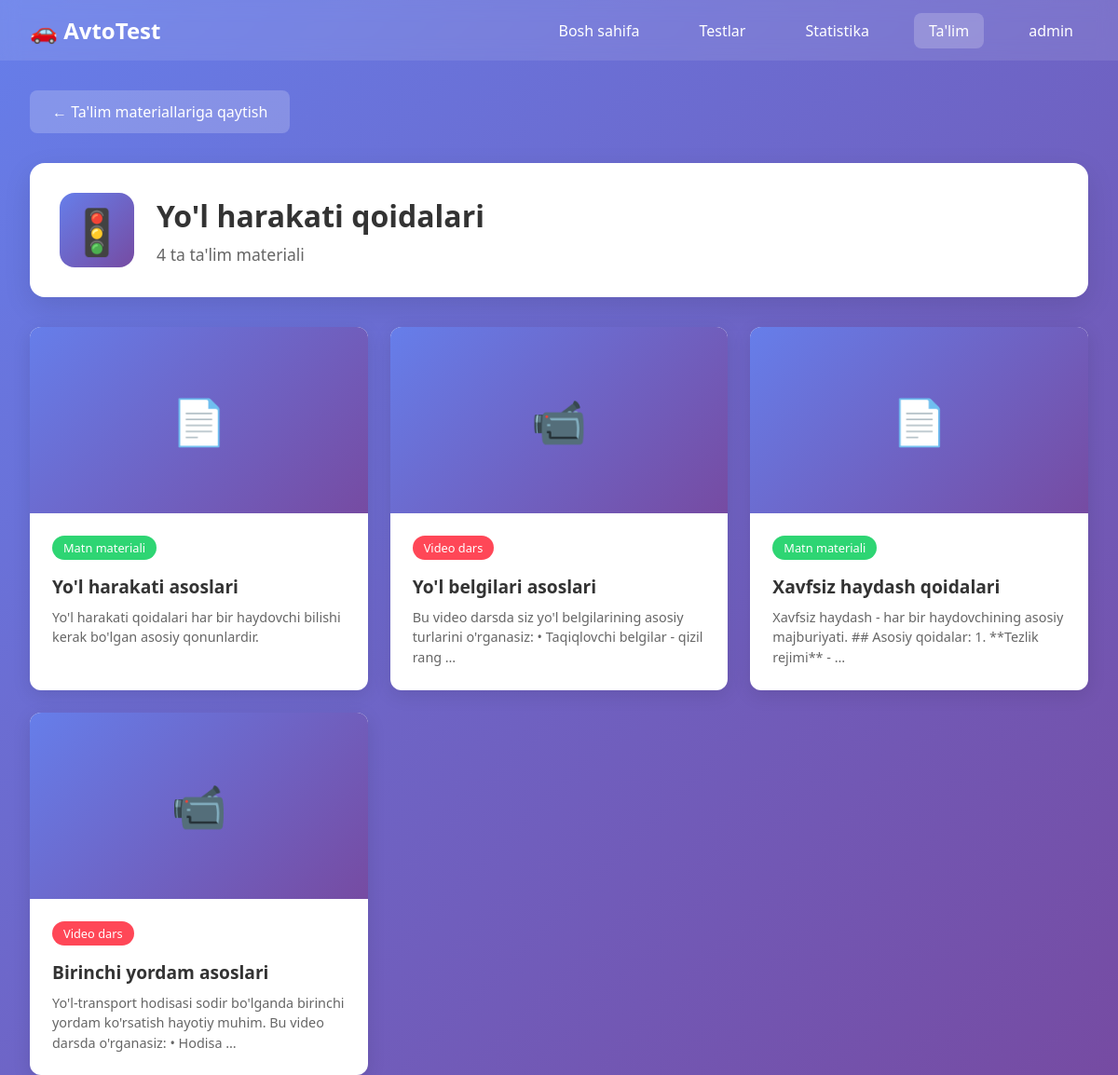
Page /quiz/education/1/ (signed in) on the committed database.
### account/models.py (models this page shows, shortened)
class CustomUser(AbstractUser):
    phone_number = models.CharField(max_length=15, blank=True, null=True)
    birth_date = models.DateField(blank=True, null=True)
    total_tests_taken = models.IntegerField(default=0)
    best_score = models.IntegerField(default=0)
    created_at = models.DateTimeField(auto_now_add=True)
    updated_at = models.DateTimeField(auto_now=True)
    groups = models.ManyToManyField(
        'auth.Group',
        verbose_name='groups',
        blank=True,
        help_text='The groups this user belongs to.',
        related_name='customuser_set',
        related_query_name='customuser',
    )
    user_permissions = models.ManyToManyField(
        'auth.Permission',
        verbose_name='user permissions',
        blank=True,
        help_text='Specific permissions for this user.',
        related_name='customuser_set',
        related_query_name='customuser',
    )

### quiz/models.py (models this page shows, shortened)
class Category(models.Model):
    name = models.CharField(max_length=100)
    name_uz = models.CharField(max_length=100)
    description = models.TextField(blank=True)
    icon = models.ImageField(upload_to='categories/', blank=True, null=True)
    created_at = models.DateTimeField(auto_now_add=True)
    class Meta:
        verbose_name_plural = "Categories"

class EducationContent(models.Model):
    CONTENT_TYPES = [
        ('video', 'Video'),
        ('text', 'Matn'),
        ('image', 'Rasm'),
    ]
    category = models.ForeignKey(Category, on_delete=models.CASCADE, related_name='education_content')
    title = models.CharField(max_length=200)
    content_type = models.CharField(max_length=10, choices=CONTENT_TYPES)
    text_content = models.TextField(blank=True)
    video_url = models.URLField(blank=True)
    image = models.ImageField(upload_to='education/', blank=True, null=True)
    order = models.IntegerField(default=0)
    created_at = models.DateTimeField(auto_now_add=True)
    class Meta:
        ordering = ['order', 'created_at']

### quiz/views.py (the view)
# urls.py: path('education/<int:category_id>/', views.education_category_view, name='education_category'),
@login_required
def education_category_view(request, category_id):
    category = get_object_or_404(Category, id=category_id)
    contents = EducationContent.objects.filter(category=category).order_by('order', 'created_at')
    questions_count = Question.objects.filter(category=category).count()
    context = {
        'category': category,
        'contents': contents,
        'questions_count': questions_count
    }
    return render(request, 'quiz/education_category.html', context)

### templates/quiz/education_category.html (shortened to what this page needs)
<!DOCTYPE html>
<html lang="uz">
<head>
</head>
<body>
    <header class="header">
        <nav class="nav">
            <a href="{% url 'home' %}" class="logo">
                🚗 AvtoTest
            </a>
            <ul class="nav-links">
                <li><a href="{% url 'home' %}">Bosh sahifa</a></li>
                <li><a href="{% url 'quiz:categories' %}">Testlar</a></li>
                <li><a href="{% url 'quiz:statistics' %}">Statistika</a></li>
                <li><a href="{% url 'quiz:education' %}" class="active">Ta'lim</a></li>
                {% if user.is_authenticated %}
                    <li><a href="{% url 'account:profile' %}">{{ user.first_name|default:user.username }}</a></li>
                {% else %}
                    <li><a href="{% url 'account:login' %}">Kirish</a></li>
                {% endif %}
            </ul>
        </nav>
    </header>
    <div class="container">
        <a href="{% url 'quiz:education' %}" class="back-button">
            ← Ta'lim materiallariga qaytish
        </a>
        <div class="category-header">
            <div class="category-icon">
                {{ category.icon|default:"📖" }}
            </div>
            <div class="category-info">
                <h1>{{ category.name_uz }}</h1>
                <p>{{ contents.count }} ta ta'lim materiali</p>
            </div>
        </div>
        <div class="content-grid">
            {% for content in contents %}
            <div class="content-card" onclick="openContent('{{ content.id }}')">
                <div class="content-image">
                    {% if content.content_type == 'video' %}📹
                    {% elif content.content_type == 'text' %}📄
                    {% else %}🖼️{% endif %}
                </div>
                <div class="content-body">
                    <span class="content-type type-{{ content.content_type }}">
                        {% if content.content_type == 'video' %}Video dars
                        {% elif content.content_type == 'text' %}Matn materiali
                        {% else %}Rasm materiali{% endif %}
                    </span>
                    <h3 class="content-title">{{ content.title }}</h3>
                    <p class="content-preview">
                        {% if content.text_content %}
                            {{ content.text_content|truncatewords:15 }}
                        {% else %}
                            Bu material sizga {{ category.name_uz|lower }} bo'yicha bilim beradi.
                        {% endif %}
                    </p>
                </div>
            </div>
            {% empty %}
            <div style="grid-column: 1/-1; text-align: center; padding: 3rem; color: white;">
                <h3>Hozircha materiallar yo'q</h3>
                <p>Tez orada bu bo'lim to'ldiriladi.</p>
            </div>
            {% endfor %}
        </div>
    </div>
</body>
</html>

### templates/quiz/education_category.html (style rules this page uses)
* { margin: 0; padding: 0; box-sizing: border-box; }
body { font-family: 'Segoe UI', Tahoma, Geneva, Verdana, sans-serif; background: linear-gradient(135deg, #667eea 0%, #764ba2 100%); min-height: 100vh; color: #333; }
.header { background: rgba(255, 255, 255, 0.1); backdrop-filter: blur(10px); padding: 1rem 0; margin-bottom: 2rem; }
.nav { max-width: 1200px; margin: 0 auto; display: flex; justify-content: space-between; align-items: center; padding: 0 2rem; }
.logo { display: flex; align-items: center; gap: 0.5rem; color: white; font-size: 1.5rem; font-weight: bold; text-decoration: none; }
.nav-links { display: flex; gap: 2rem; list-style: none; }
.nav-links a { color: white; text-decoration: none; padding: 0.5rem 1rem; border-radius: 8px; transition: background 0.3s; }
.nav-links a:hover, .nav-links a.active { background: rgba(255, 255, 255, 0.2); }
.container { max-width: 1200px; margin: 0 auto; padding: 0 2rem; }
.back-button { display: inline-flex; align-items: center; gap: 0.5rem; background: rgba(255, 255, 255, 0.2); color: white; text-decoration: none; padding: 0.75rem 1.5rem; border-radius: 8px; transition: background 0.3s; margin-bottom: 2rem; }
.category-header { background: white; border-radius: 16px; padding: 2rem; margin-bottom: 2rem; box-shadow: 0 10px 30px rgba(0, 0, 0, 0.1); display: flex; align-items: center; gap: 1.5rem; }
.category-icon { font-size: 3rem; width: 80px; height: 80px; display: flex; align-items: center; justify-content: center; background: linear-gradient(135deg, #667eea, #764ba2); border-radius: 16px; color: white; }
.category-info h1 { font-size: 2rem; color: #333; margin-bottom: 0.5rem; }
.category-info p { color: #666; font-size: 1.1rem; }
.content-grid { display: grid; grid-template-columns: repeat(auto-fill, minmax(350px, 1fr)); gap: 1.5rem; }
.content-card { background: white; border-radius: 12px; overflow: hidden; box-shadow: 0 5px 20px rgba(0, 0, 0, 0.1); transition: transform 0.3s, box-shadow 0.3s; cursor: pointer; }
.content-image { width: 100%; height: 200px; background: linear-gradient(135deg, #667eea, #764ba2); display: flex; align-items: center; justify-content: center; font-size: 3rem; color: white; }
.content-body { padding: 1.5rem; }
.content-type { display: inline-block; padding: 0.25rem 0.75rem; border-radius: 20px; font-size: 0.8rem; font-weight: 500; margin-bottom: 1rem; color: white; }
.type-video { background: #ff4757; }
.type-text { background: #2ed573; }
.content-title { font-size: 1.2rem; font-weight: 600; color: #333; margin-bottom: 0.5rem; line-height: 1.4; }
.content-preview { color: #666; font-size: 0.9rem; line-height: 1.5; }

### rows in the picture
CustomUser: first_name "admin"
Category: icon "🚦", name_uz "Yo'l harakati qoidalari"
EducationContent: content_type "Matn materiali", title "Yo'l harakati asoslari", text_content "Yo'l harakati qoidalari har bir haydovchi bilishi kerak bo'lgan asosiy qonunlardir."
EducationContent: content_type "Video dars", title "Yo'l belgilari asoslari", text_content "Bu video darsda siz yo'l belgilarining asosiy turlarini o'rganasiz: • Taqiqlovchi belgilar - qizil rang …"
EducationContent: content_type "Matn materiali", title "Xavfsiz haydash qoidalari", text_content "Xavfsiz haydash - har bir haydovchining asosiy majburiyati. ## Asosiy qoidalar: 1. **Tezlik rejimi** - …"
EducationContent: content_type "Video dars", title "Birinchi yordam asoslari", text_content "Yo'l-transport hodisasi sodir bo'lganda birinchi yordam ko'rsatish hayotiy muhim. Bu video darsda o'rganasiz: • Hodisa …"

### other values in the picture
{{ contents.count }} "4"
